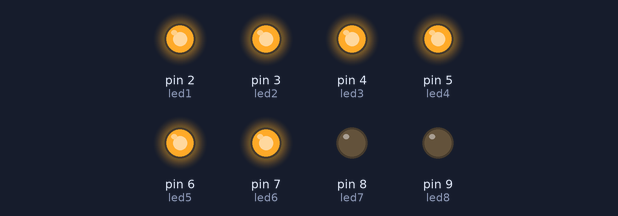
Bench run of a sketch on a simulated Arduino Uno, built with avr-gcc and run on an emulated ATmega328P. Shown: output pins drawn as LEDs (lit = HIGH).

Above: at 0.05 s.
At 0.35 s:
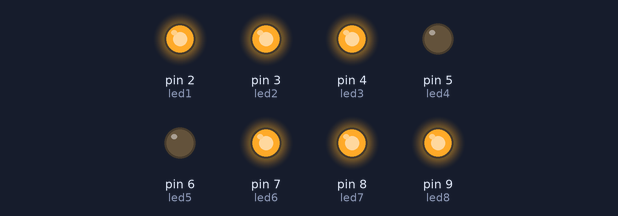
At 0.75 s:
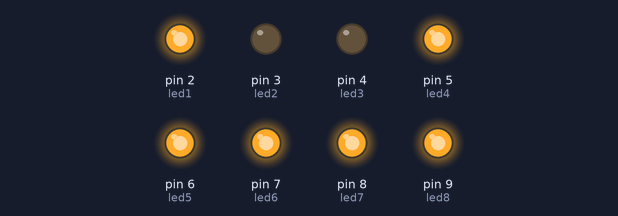
At 1.45 s:
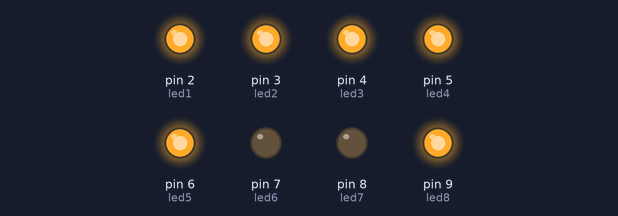
At 2.15 s:
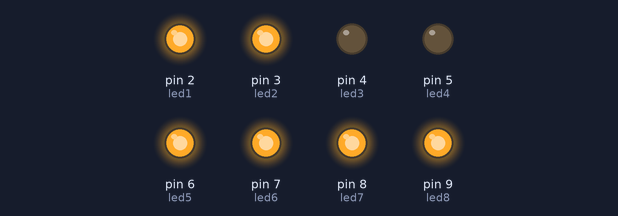
At 2.85 s:
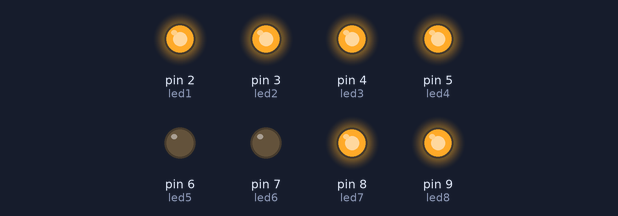
Timing chart, 0 to 3.1 s (numbered marks = the images above):
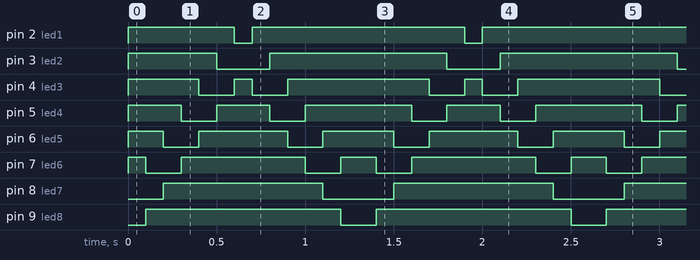

Measured:
- by itself, pin 2 (led1): repeats every 1.3 s: LOW 0.10 s, HIGH 1.2 s
- by itself, pin 3 (led2): repeats every 1.3 s: LOW 0.30 s, HIGH 1.0 s
- by itself, pin 4 (led3): repeats every 1.3 s: LOW 0.20 s, HIGH 0.10 s, LOW 0.20 s, HIGH 0.80 s
- by itself, pin 5 (led4): repeats every 1.3 s: LOW 0.20 s, HIGH 0.30 s, LOW 0.20 s, HIGH 0.60 s
- by itself, pin 6 (led5): repeats every 1.3 s: LOW 0.20 s, HIGH 0.50 s, LOW 0.20 s, HIGH 0.40 s
- by itself, pin 7 (led6): repeats every 1.3 s: LOW 0.20 s, HIGH 0.70 s, LOW 0.20 s, HIGH 0.20 s
- by itself, pin 8 (led7): alternates HIGH for 0.90 s and LOW for 0.40 s
- by itself, pin 9 (led8): alternates HIGH for 1.1 s and LOW for 0.20 s

The sketch:

PRAKTIKUM_67_19.01.53.0051_CKiri_-_Kanan.ino.ino
```cpp
int led1 = 2;
int led2 = 3;
int led3 = 4;
int led4 = 5;
int led5 = 6;
int led6 = 7;
int led7 = 8;
int led8 = 9;
int x = 100;

void setup()
{
  pinMode(led1, OUTPUT);
  pinMode(led2, OUTPUT);
  pinMode(led3, OUTPUT);
  pinMode(led4, OUTPUT);
  pinMode(led5, OUTPUT);
  pinMode(led6, OUTPUT);
  pinMode(led7, OUTPUT);
  pinMode(led8, OUTPUT);
}

void loop()
{

  digitalWrite(led1, HIGH);
  digitalWrite(led2, HIGH);
  digitalWrite(led3, HIGH);
  digitalWrite(led4, HIGH);
  digitalWrite(led5, HIGH);
  digitalWrite(led6, HIGH);
  delay(x);
  digitalWrite(led6, LOW);
  digitalWrite(led7, LOW);
  digitalWrite(led1, HIGH);
  digitalWrite(led2, HIGH);
  digitalWrite(led3, HIGH);
  digitalWrite(led4, HIGH);
  digitalWrite(led5, HIGH);
  digitalWrite(led8, HIGH);
  delay(x);
  digitalWrite(led5, LOW);
  digitalWrite(led6, LOW);
  digitalWrite(led1, HIGH);
  digitalWrite(led2, HIGH);
  digitalWrite(led3, HIGH);
  digitalWrite(led4, HIGH);
  digitalWrite(led7, HIGH);
  digitalWrite(led8, HIGH);
  delay(x);
  digitalWrite(led4, LOW);
  digitalWrite(led5, LOW);
  digitalWrite(led1, HIGH);
  digitalWrite(led2, HIGH);
  digitalWrite(led3, HIGH);
  digitalWrite(led6, HIGH);
  digitalWrite(led7, HIGH);
  digitalWrite(led8, HIGH);
  delay(x);
  digitalWrite(led3, LOW);
  digitalWrite(led4, LOW);
  digitalWrite(led1, HIGH);
  digitalWrite(led2, HIGH);
  digitalWrite(led5, HIGH);
  digitalWrite(led6, HIGH);
  digitalWrite(led7, HIGH);
  digitalWrite(led8, HIGH);
  delay(x);
  digitalWrite(led2, LOW);
  digitalWrite(led3, LOW);
  digitalWrite(led1, HIGH);
  digitalWrite(led4, HIGH);
  digitalWrite(led5, HIGH);
  digitalWrite(led6, HIGH);
  digitalWrite(led7, HIGH);
  digitalWrite(led8, HIGH);
  delay(x);
  digitalWrite(led1, LOW);
  digitalWrite(led2, LOW);
  digitalWrite(led3, HIGH);
  digitalWrite(led4, HIGH);
  digitalWrite(led5, HIGH);
  digitalWrite(led6, HIGH);
  digitalWrite(led7, HIGH);
  digitalWrite(led8, HIGH);
  delay(x);
  digitalWrite(led2, LOW);
  digitalWrite(led3, LOW);
  digitalWrite(led1, HIGH);
  digitalWrite(led4, HIGH);
  digitalWrite(led5, HIGH);
  digitalWrite(led6, HIGH);
  digitalWrite(led7, HIGH);
  digitalWrite(led8, HIGH);
  delay(x);
  digitalWrite(led3, LOW);
  digitalWrite(led4, LOW);
  digitalWrite(led1, HIGH);
  digitalWrite(led2, HIGH);
  digitalWrite(led5, HIGH);
  digitalWrite(led6, HIGH);
  digitalWrite(led7, HIGH);
  digitalWrite(led8, HIGH);
  delay(x);
  digitalWrite(led4, LOW);
  digitalWrite(led5, LOW);
  digitalWrite(led1, HIGH);
  digitalWrite(led2, HIGH);
  digitalWrite(led3, HIGH);
  digitalWrite(led6, HIGH);
  digitalWrite(led7, HIGH);
  digitalWrite(led8, HIGH);
  delay(x);
  digitalWrite(led5, LOW);
  digitalWrite(led6, LOW);
  digitalWrite(led1, HIGH);
  digitalWrite(led2, HIGH);
  digitalWrite(led3, HIGH);
  digitalWrite(led4, HIGH);
  digitalWrite(led7, HIGH);
  digitalWrite(led8, HIGH);
  delay(x);
  digitalWrite(led6, LOW);
  digitalWrite(led7, LOW);
  digitalWrite(led1, HIGH);
  digitalWrite(led2, HIGH);
  digitalWrite(led3, HIGH);
  digitalWrite(led4, HIGH);
  digitalWrite(led5, HIGH);
  digitalWrite(led8, HIGH);
  delay(x);
  digitalWrite(led7, LOW);
  digitalWrite(led8, LOW);
  digitalWrite(led1, HIGH);
  digitalWrite(led2, HIGH);
  digitalWrite(led3, HIGH);
  digitalWrite(led4, HIGH);
  digitalWrite(led5, HIGH);
  digitalWrite(led6, HIGH);
  delay(x);
}
```
